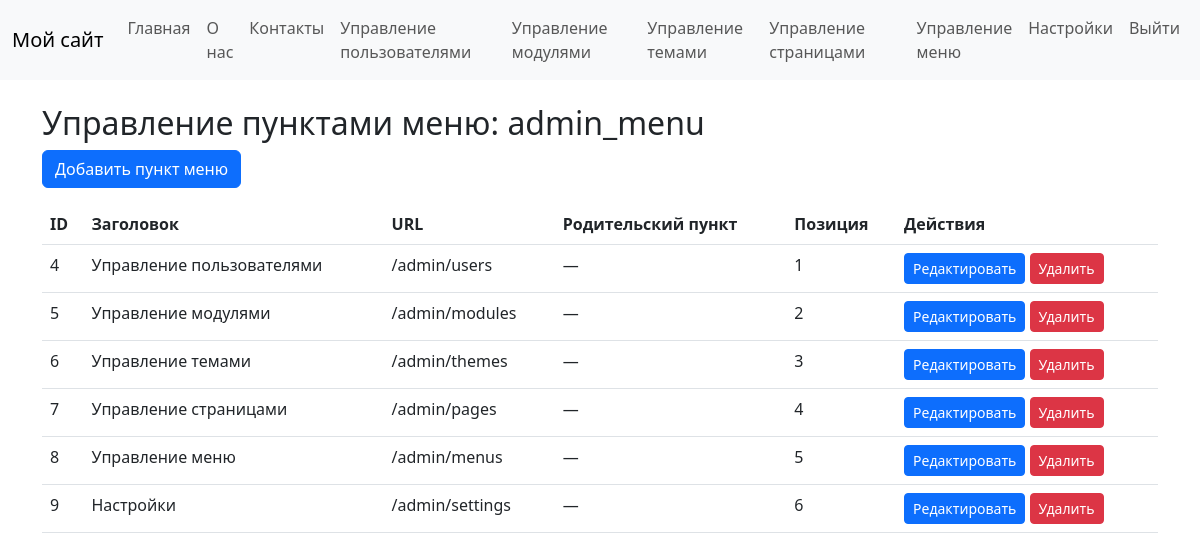
The page /admin/menus/items/3 (signed in) on the database its author committed.
### tables this page shows
CREATE TABLE `menu_items` (
                              `id` int NOT NULL,
                              `menu_id` int NOT NULL,
                              `title` varchar(255) NOT NULL,
                              `url` varchar(255) NOT NULL,
                              `parent_id` int DEFAULT NULL,
                              `position` int NOT NULL DEFAULT '0'
);

CREATE TABLE `menus` (
                         `id` int NOT NULL,
                         `name` varchar(100) NOT NULL
);

### core/View.php (called while the page is built)
<?php
class View
{
    public static function render($template, $data = [], $module = false): void
    {
        PageRenderer::render($template, $data, $module);
    }
}

### core/controllers/AdminMenuController.php (called while the page is built, shortened)
<?php
class AdminMenuController
{
    public function manageMenuItems($menu_id)
    {
        $menu = Menu::findById($menu_id);
        $items = $menu->getItems();
        View::render('admin/menu_items', ['menu' => $menu, 'items' => $items]);
    }
}

### core/Router.php (called while the page is built, shortened)
<?php
class Router
{
    private $routes = [];
    public function add($route, $callback)
    {
        $route = trim($route, '/');
        $route = '#^' . $route . '$#';
        $this->routes[$route] = $callback;
    }
    public function dispatch()
    {
        $url = isset($_GET['url']) ? $_GET['url'] : '';
        $url = trim($url, '/');
        foreach ($this->routes as $pattern => $callback) {
            if (preg_match($pattern, $url, $params)) {
                if (is_callable($callback)) {
                    return call_user_func_array($callback, array_slice($params, 1));
                } elseif (is_array($callback)) {
                    $controller = $callback[0];
                    $method = $callback[1];
                    return call_user_func_array([$controller, $method], array_slice($params, 1));
                }
            }
        }
    }
}

### public/index.php (called while the page is built, shortened)
<?php
require_once __DIR__ . '/../core/init.php';
$router = new Router();
$router->add('', function () {
    $page = Page::findByType('home');
    if ($page && $page->status == 'published') {
        View::render('page', ['page' => $page]);
    } else {
        echo 'Главная страница не настроена';
    }
});
$settingsController = new SettingsController();
$router->add('admin/settings', [$settingsController, 'index']);
$router->add('admin/settings/update', [$settingsController, 'update']);
$authController = new AuthController();
$router->add('login', [$authController, 'login']);
$router->add('logout', [$authController, 'logout']);
$router->add('register', [$authController, 'register']);
$adminController = new AdminController();
$router->add('admin', [$adminController, 'index']);
$router->add('admin/users', [$adminController, 'users']);
$router->add('admin/users/edit/(\d+)', [$adminController, 'editUser']);
$router->add('admin/users/delete/(\d+)', [$adminController, 'deleteUser']);
$router->add('admin/modules', [$adminController, 'modules']);
$router->add('admin/modules/enable/([a-zA-Z0-9_]+)', [$adminController, 'enableModule']);
$router->add('admin/modules/disable/([a-zA-Z0-9_]+)', [$adminController, 'disableModule']);
$router->add('admin/themes', [$adminController, 'themes']);
$router->add('admin/themes/activate/([a-zA-Z0-9_]+)', [$adminController, 'activateTheme']);
$router->add('admin/pages', [$adminController, 'pages']);
$router->add('admin/pages/create', [$adminController, 'createPage']);
$router->add('admin/pages/edit/(\d+)', [$adminController, 'editPage']);
$router->add('admin/pages/delete/(\d+)', [$adminController, 'deletePage']);
$adminMenuController = new AdminMenuController();
$router->add('admin/menus', [$adminMenuController, 'menus']);
$router->add('admin/menus/create', [$adminMenuController, 'createMenu']);
$router->add('admin/menus/edit/(\d+)', [$adminMenuController, 'editMenu']);
$router->add('admin/menus/delete/(\d+)', [$adminMenuController, 'deleteMenu']);
$router->add('admin/menus/items/(\d+)', [$adminMenuController, 'manageMenuItems']);
$router->add('admin/menus/items/create/(\d+)', [$adminMenuController, 'createMenuItem']);
$router->add('admin/menus/items/edit/(\d+)', [$adminMenuController, 'editMenuItem']);
$router->add('admin/menus/items/delete/(\d+)', [$adminMenuController, 'deleteMenuItem']);
$pageController = new PageController();
$router->add('(.+)', [$pageController, 'viewPage']);
$router->dispatch();

### core/helpers/url_helper.php (called while the page is built)
<?php
function base_url($path = '')
{
    return rtrim(BASE_URL, '/') . '/' . ltrim($path, '/');
}

### core/Database.php (called while the page is built, shortened)
<?php
class Database
{
    private static $connection;
    public static function connect($host, $user, $pass, $dbname)
    {
        self::$connection = new mysqli($host, $user, $pass, $dbname);
        self::$connection->set_charset('utf8mb4');
    }
    public static function prepare($sql)
    {
        $stmt = self::$connection->prepare($sql);
        return $stmt;
    }
}

### core/models/Menu.php (called while the page is built, shortened)
<?php
class Menu
{
    public $id;
    public static function findById($id)
    {
        $stmt = Database::prepare("SELECT * FROM menus WHERE id = ?");
        $stmt->bind_param('i', $id);
        $stmt->execute();
        $result = $stmt->get_result();
        return $result->fetch_object('Menu');
    }
    public static function findByName($name)
    {
        $stmt = Database::prepare("SELECT * FROM menus WHERE name = ?");
        $stmt->bind_param('s', $name);
        $stmt->execute();
        $result = $stmt->get_result();
        return $result->fetch_object('Menu');
    }
    public function getItems()
    {
        return MenuItem::findByMenuId($this->id);
    }
}

### core/models/MenuItem.php (called while the page is built, shortened)
<?php
class MenuItem
{
    public static function findByMenuId($menu_id)
    {
        $stmt = Database::prepare("SELECT * FROM menu_items WHERE menu_id = ? ORDER BY position ASC");
        $stmt->bind_param('i', $menu_id);
        $stmt->execute();
        $result = $stmt->get_result();
        $items = [];
        while ($row = $result->fetch_assoc()) {
            $item = new self();
            $item->id = $row['id'];
            $item->menu_id = $row['menu_id'];
            $item->title = $row['title'];
            $item->url = $row['url'];
            $item->parent_id = $row['parent_id'];
            $item->position = $row['position'];
            $items[] = $item;
        }
        return $items;
    }
}

### core/helpers/html_helper.php (called while the page is built)
<?php
function escape($string)
{
    return htmlspecialchars($string, ENT_QUOTES, 'UTF-8');
}

### core/Auth.php (called while the page is built, shortened)
<?php
class Auth
{
    public static function check()
    {
        return isset($_SESSION['user_id']);
    }
    public static function user()
    {
        if (self::check()) {
            return User::findById($_SESSION['user_id']);
        }
        return null;
    }
    public static function isAdmin()
    {
        $user = self::user();
        if ($user) {
            return in_array('admin', $user->getRoles());
        }
        return false;
    }
}

### core/models/User.php (called while the page is built, shortened)
<?php
class User
{
    public $id;
    public static function findById($id)
    {
        $stmt = Database::prepare("SELECT * FROM users WHERE id = ?");
        $stmt->bind_param('i', $id);
        $stmt->execute();
        $result = $stmt->get_result();
        return $result->fetch_object('User');
    }
    public function getRoles()
    {
        $stmt = Database::prepare("SELECT r.name FROM roles r JOIN user_roles ur ON r.id = ur.role_id WHERE ur.user_id = ?");
        $stmt->bind_param('i', $this->id);
        $stmt->execute();
        $result = $stmt->get_result();
        $roles = [];
        while ($row = $result->fetch_assoc()) {
            $roles[] = $row['name'];
        }
        return $roles;
    }
}

### core/init.php (called while the page is built, shortened)
<?php
spl_autoload_register(function ($class_name) {
    $paths = [
        __DIR__ . '/' . $class_name . '.php',
        __DIR__ . '/helpers/' . $class_name . '.php',
        __DIR__ . '/models/' . $class_name . '.php',
        __DIR__ . '/controllers/' . $class_name . '.php',
    ];
    foreach (glob(__DIR__ . '/../modules/*', GLOB_ONLYDIR) as $moduleDir) {
        $modulePaths = [
            $moduleDir . '/controller.php',
            $moduleDir . '/model.php',
        ];
        foreach (['controllers', 'models'] as $subDir) {
            $subDirPath = $moduleDir . '/' . $subDir;
        }
        $paths = array_merge($paths, $modulePaths);
    }
    foreach ($paths as $path) {
        if (file_exists($path)) {
            if (class_exists($class_name, false)) {
                return;
            }
        }
    }
});

### themes/default/templates/admin/menu_items.php (the view, shortened to what this page needs)
<?php View::render('header', []); ?>
    <h2>Управление пунктами меню: <?= escape($menu->name) ?></h2>
    <a href="<?= base_url('admin/menus/items/create/' . $menu->id) ?>" class="btn btn-primary mb-3">Добавить пункт меню</a>
    <table class="table">
        <thead>
        <tr>
            <th>ID</th>
            <th>Заголовок</th>
            <th>URL</th>
            <th>Родительский пункт</th>
            <th>Позиция</th>
            <th>Действия</th>
        </tr>
        </thead>
        <tbody>
        <?php foreach ($items as $item): ?>
            <tr>
                <td><?= $item->id ?></td>
                <td><?= escape($item->title) ?></td>
                <td><?= escape($item->url) ?></td>
                <td><?= $item->parent_id ? escape(MenuItem::findById($item->parent_id)->title) : '—' ?></td>
                <td><?= $item->position ?></td>
                <td>
                    <a href="<?= base_url('admin/menus/items/edit/' . $item->id) ?>" class="btn btn-sm btn-primary">Редактировать</a>
                    <a href="<?= base_url('admin/menus/items/delete/' . $item->id) ?>" class="btn btn-sm btn-danger" onclick="return confirm('Вы уверены?')">Удалить</a>
                </td>
            </tr>
        <?php endforeach; ?>
        </tbody>
    </table>

### themes/default/templates/header.php (shortened to what this page needs)
<?php
$mainMenu = Menu::findByName('main_menu');
$menuItems = $mainMenu ? $mainMenu->getItems() : [];
?>
<!DOCTYPE html>
<html lang="ru">
<head>
    <link href="https://cdn.jsdelivr.net/npm/bootstrap@5.3.0/dist/css/bootstrap.min.css" rel="stylesheet">
</head>
<body>
<nav class="navbar navbar-expand-lg navbar-light bg-light">
    <div class="container-fluid">
        <a class="navbar-brand" href="<?= base_url() ?>">Мой сайт</a>
        <div class="collapse navbar-collapse" id="navbarNav">
            <ul class="navbar-nav me-auto">
                <?php foreach ($menuItems as $item): ?>
                    <li class="nav-item">
                        <a class="nav-link" href="<?= escape($item->url) ?>"><?= escape($item->title) ?></a>
                    </li>
                <?php endforeach; ?>
            </ul>
            <ul class="navbar-nav">
                <?php if (Auth::check()): ?>
                    <?php if (Auth::isAdmin()): ?>
                        <?php
                        $adminMenu = Menu::findByName('admin_menu');
                        $adminMenuItems = $adminMenu ? $adminMenu->getItems() : [];
                        ?>
                        <?php foreach ($adminMenuItems as $adminItem): ?>
                            <li class="nav-item">
                                <a class="nav-link" href="<?= escape($adminItem->url) ?>"><?= escape($adminItem->title) ?></a>
                            </li>
                        <?php endforeach; ?>
                    <?php endif; ?>
                    <li class="nav-item">
                        <a class="nav-link" href="<?= base_url('logout') ?>">Выйти</a>
                    </li>
                <?php endif; ?>
            </ul>
        </div>
    </div>
</nav>
<div class="container mt-4">

### rows shown on the page
menu_items: title "Главная"
menu_items: title "О нас"
menu_items: title "Контакты"
menu_items: title "Управление пользователями", id "4", url "/admin/users", position "1"
menu_items: title "Управление модулями", id "5", url "/admin/modules", position "2"
menu_items: title "Управление темами", id "6", url "/admin/themes", position "3"
menu_items: title "Управление страницами", id "7", url "/admin/pages", position "4"
menu_items: title "Управление меню", id "8", url "/admin/menus", position "5"
menu_items: title "Настройки", id "9", url "/admin/settings", position "6"
menus: name "admin_menu"
